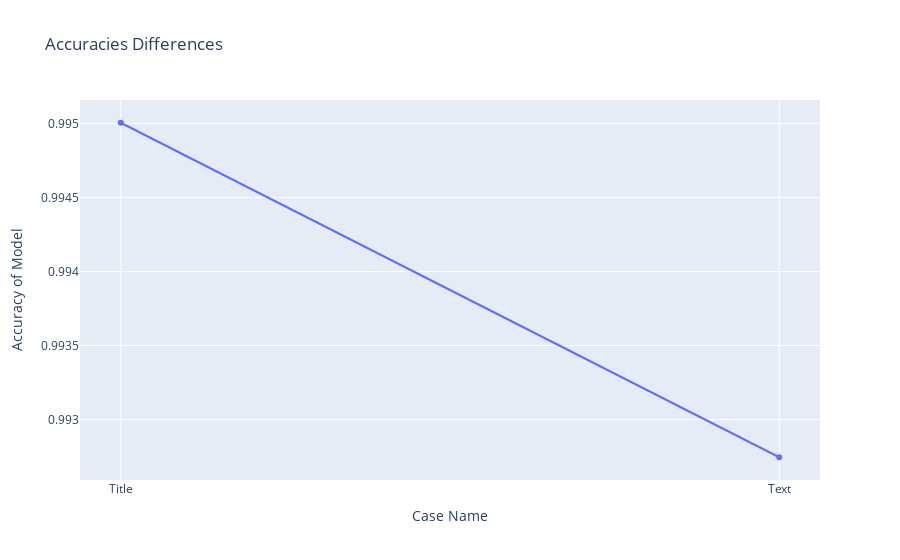

Notebook cell for this chart:
### Code cell
# Plotting accuracies of above two cases
title_max_acc = max(history_title.history.get('acc'))
text_max_acc = max(history_text.history.get('acc'))

fig = go.Figure()
fig.add_trace(go.Scatter(x=['Title', 'Text'],
                        y=[title_max_acc,
                          text_max_acc],
                        mode='lines+markers',
                        name='Accuracies of Models'))
fig.update_layout(title='Accuracies Differences',
                 xaxis_title='Case Name',
                 yaxis_title='Accuracy of Model')
fig.show()

### Figure 1 — Plotly figure (JSON) as saved in the notebook; plotly's stock layout.template omitted (floating-point values rounded to 4 significant figures)
{"data": [{"mode": "lines+markers", "name": "Accuracies of Models", "type": "scatter", "x": ["Title", "Text"], "y": [0.995, 0.9927]}], "layout": {"title": {"text": "Accuracies Differences"}, "xaxis": {"title": {"text": "Case Name"}}, "yaxis": {"title": {"text": "Accuracy of Model"}}}}
